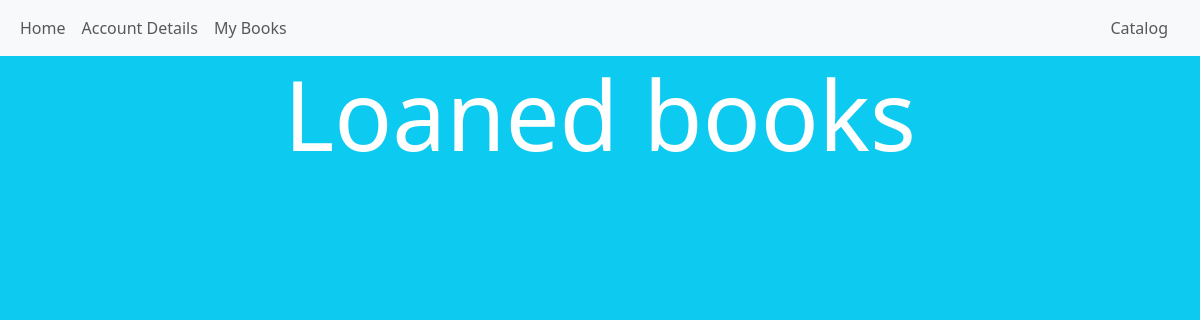
Before: /catalog/members/loaned/ (signed in) with the older database file.
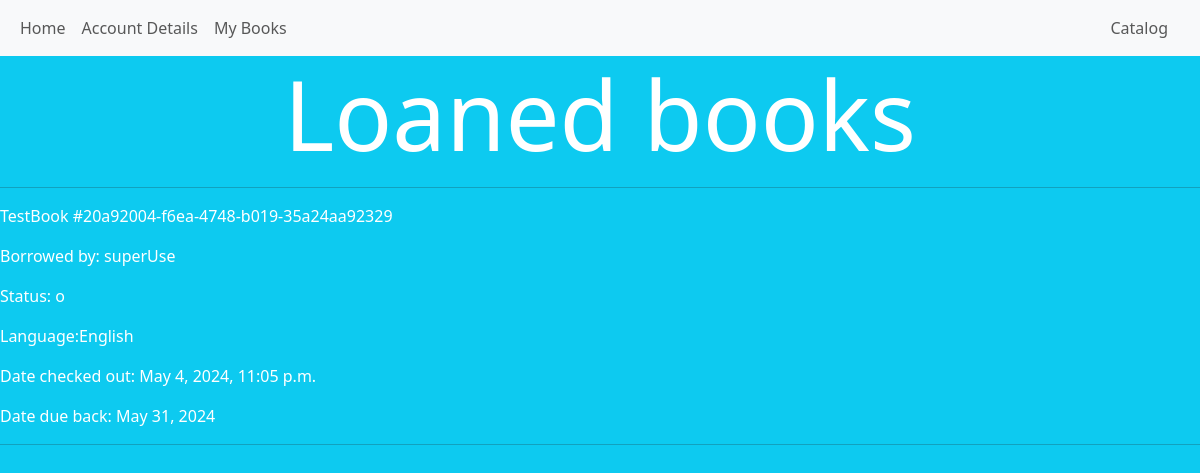
After: the same page with the newer database file.
### catalog/models.py (models this page shows, shortened)
class Book_Instance(models.Model):
    id = models.UUIDField(primary_key=True, default=uuid.uuid4, help_text="Unique ID for this particular book across whole library")
    book=models.ForeignKey('Book',on_delete=models.RESTRICT,null=True)
    STATUS = (
        ('m', 'Maintenance'),
        ('o', 'On loan'),
        ('a', 'Available'),
        ('r', 'Reserved'),
    )
    status = models.CharField(
        max_length=1,
        choices=STATUS,
        blank=True,
        default='m',
        help_text='Book availability',
    )
    date_checked_out=models.DateTimeField(auto_now_add=True, blank=True)
    due_back = models.DateField(null=True, blank=True)
    borrower = models.ForeignKey(settings.AUTH_USER_MODEL, on_delete=models.SET_NULL, null=True, blank=True)
    language = models.ForeignKey('Language', on_delete=models.RESTRICT, null=True)
    class Meta:
        ordering = ['due_back']
        permissions = (("can_mark_returned", "Set book as returned"),)

class Book(models.Model):
    title=models.CharField(max_length=200)
    isbn=models.CharField('ISBN', max_length=13, unique=True, help_text='13 Character <a href="https://www.isbn-international.org/content/what-isbn'
                                      '">ISBN number</a>')
    author=models.ForeignKey('Author', on_delete=models.RESTRICT, null=True)
    genre = models.ManyToManyField(Genre, help_text="Select a genre for this book")
    summary = models.TextField(max_length=1000, help_text="Enter a brief description of the book")
    number_of_times_checked_out=models.IntegerField(editable=False)
    def display_genre(self):
        return ', '.join(genre.name for genre in self.genre.all()[:3])
    display_genre.short_description = 'Genre'

class Language(models.Model):
    name = models.CharField(max_length=100, unique=True, help_text='Enter the langauge of the book')
    def __str__(self):
        return self.name
    class Meta:
        constraints = [
            UniqueConstraint(
                Lower('name'),
                name='language_name_case_insensitive_unique',
                violation_error_message = "Language already exists (case insensitive match)"
            ),
        ]

### members/views.py (the view)
# urls.py: path('loaned/',views.LoanedBooksView,name="loaned"),
def LoanedBooksView(request):
    context={}
    instance_list=Book_Instance.objects.filter(borrower=request.user)
    instance_dictionary={'instance':instance_list}
    return render(request,'account/loaned_books.html',context=instance_dictionary)

### members/templates/account/loaned_books.html (shortened to what this page needs)
{% extends "members_base_generic.html" %}  {% block content %}
<h1>Loaned books</h1>
{%for b in instance%}
<hr />
<p>{{b.book.title}} #{{b.id}}</p>
<p>Borrowed by: {{b.borrower}}</p>
<p>Status: {{b.status}}</p>
<p>Language:{{b.language}}</p>
<p>Date checked out: {{b.date_checked_out}}</p>
<p>Date due back: {{b.due_back}}</p>
<hr />
{% endfor%} {% endblock content %}

### members/templates/members_base_generic.html (shortened to what this page needs)
<!DOCTYPE html>
<html lang="en">
  <head>
     {% load static %}
    <link
      href="{% static 'bootstrap/css/bootstrap.min.css' %}"
      rel="stylesheet"
    />
    <link rel="stylesheet" href="{% static 'css/main_style.css' %}" />
  </head>
  <body class="bg-info">
    <nav class="navbar navbar-expand-lg sticky-top bg-body-tertiary">
      <div class="container-fluid">
        <div class="navbar-nav container-fluid">
          <a class="nav-link" href="{% url 'account' %}">Home</a>
          <a class="nav-link" href="{{ user.member.get_absolute_url }}"
            >Account Details</a
          >
          <a class="nav-link" href="{% url 'loaned' %}">My Books</a>
        </div>
        <div class="navbar-nav container-fluid justify-content-end">
          <a class="nav-link" href="{% url 'books' %}">Catalog</a>
        </div>
      </div>
    </nav>
    {%block content%}{%endblock%}
  </body>
</html>

### catalog/static/css/main_style.css (style rules this page uses)
p { color: white; }
h1 { color: white; font-size: 8vw; text-align: center; }

Changed rows visible on the page:
added Book_Instance: book "TestBook", id "20a92004-f6ea-4748-b019-35a24aa92329", borrower "superUse", status "o", language "English", date_checked_out "May 4, 2024, 11:05 p.m.", due_back "May 31, 2024"
